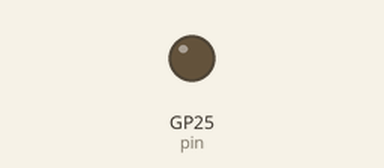
Recording of a program running on a simulated Raspberry Pi Pico running MicroPython. Shown: output pins drawn as LEDs (lit = HIGH). The clock reads 2024-03-15 10:24:30 at power-on unless the program sets it. At 20.0 s the program stops and its outputs stay as they are.

Above: at 0.1 s.
At 10.1 s:
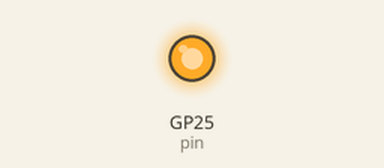
Timing chart, 0 to 21.5 s (numbered marks = the images above):
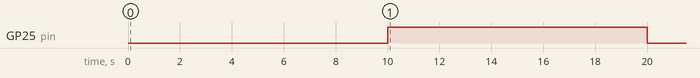

The program:

daylight.py
```python
import machine
import utime

pin = machine.Pin('LED', machine.Pin.OUT)

# Set current time
start =  (2021, 1, 11, 6, 15, 5, 0, 0)
machine.RTC().datetime(start)

# Set alarm in 10 seconds
alarm = (2021, 1, 11, 15, 5, 10, 0, 11)
alarm_s = utime.mktime(alarm)

now = utime.time()
diff = alarm_s - now

if diff < 0:
    print("Alarm was set in the past not activating light")
else:
    utime.sleep_ms(diff * 1000)
    pin.toggle()
    utime.sleep_ms(10_000)
    pin.toggle()
```

Measured:
- by itself, GP25 (pin): LOW → HIGH at 10.0 s, → LOW 10.0 s later
